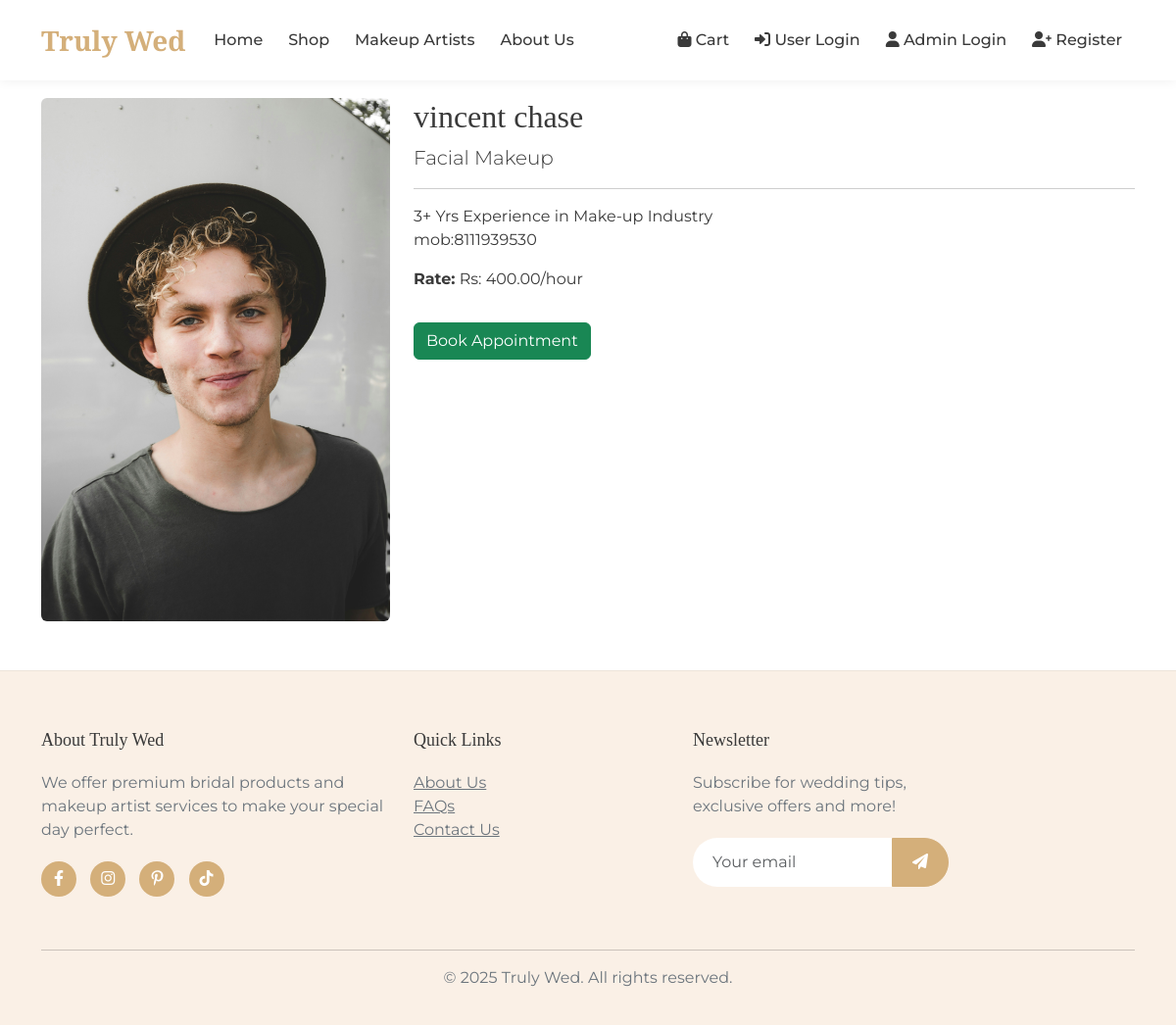
The page /artists/vincent-chase/ on the database its author committed.
### artists/models.py (models this page shows, shortened)
class Artist(models.Model):
    name = models.CharField(max_length=100)
    slug = models.SlugField(unique=True)
    photo = models.ImageField(upload_to='artists/', blank=True)
    bio = models.TextField()
    specialization = models.CharField(max_length=200)
    price_per_hour = models.DecimalField(max_digits=10, decimal_places=2)
    available = models.BooleanField(default=True)

### artists/views.py (the view)
# urls.py: path('<slug:slug>/', views.artist_detail, name='artist_detail'),
def artist_detail(request, slug):
    artist = get_object_or_404(Artist, slug=slug, available=True)
    return render(request, 'artists/artist_detail.html', {'artist': artist})

### artists/templates/artists/artist_detail.html (shortened to what this page needs)
{% extends 'shop/base.html' %}
{% block content %}
<div class="row">
    <div class="col-md-4">
        {% if artist.photo %}
            <img src="{{ artist.photo.url }}" class="img-fluid rounded" alt="{{ artist.name }}">
        {% else %}
            <div class="bg-light p-5 text-center rounded">No Photo</div>
        {% endif %}
    </div>
    <div class="col-md-8">
        <h2>{{ artist.name }}</h2>
        <p class="lead">{{ artist.specialization }}</p>
        <hr>
        <p>{{ artist.bio|linebreaks }}</p>
        <p><strong>Rate:</strong> Rs: {{ artist.price_per_hour }}/hour</p>
        {% if artist.available %}
            <a href="{% url 'artists:booking_create' artist.id %}" class="btn btn-success mt-3">Book Appointment</a>
        {% else %}
            <button class="btn btn-secondary mt-3" disabled>Currently Unavailable</button>
        {% endif %}
    </div>
</div>
{% endblock %}

### shop/templates/shop/base.html (style rules this page uses)
:root { --primary-color: #f8e1e4; --secondary-color: #faf0e6; --accent-color: #d4af7a; --text-color: #3a3a3a; --light-text: #6c757d; }
body { font-family: 'Montserrat', sans-serif; color: var(--text-color); }
h1, h2, h3, h4, h5, h6, .navbar-brand { font-family: 'Playfair Display', serif; }

### rows shown on the page
Artist: photo (picture), name "vincent chase", specialization "Facial Makeup", bio "3+ Yrs Experience in Make-up Industry mob:8111939530", price_per_hour "400.00"
